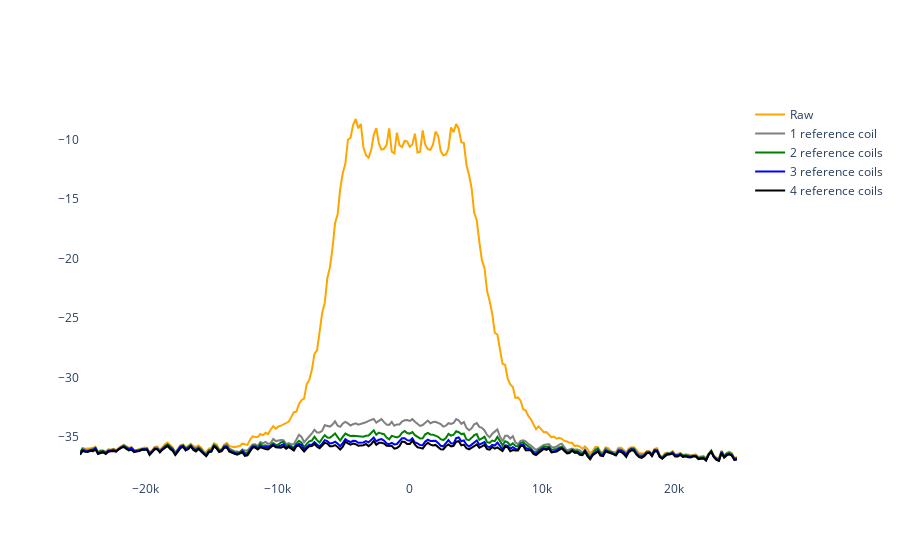

Notebook code for this chart:
### Markdown cell above
## Plot noise density (prescan)

### Code cell
from source.utils import compute_spectrogram
axis_pow, pow_raw = compute_spectrogram(data_raw[8:,:,:], acq_bandwidth)
axis_pow, pow_cor_1 = compute_spectrogram(data_cor_1, acq_bandwidth)
axis_pow, pow_cor_2 = compute_spectrogram(data_cor_2, acq_bandwidth)
axis_pow, pow_cor_3 = compute_spectrogram(data_cor_3, acq_bandwidth)
axis_pow, pow_cor_4 = compute_spectrogram(data_cor_4, acq_bandwidth)

# average noise in 10 kHz bandwidth
sel_passband = np.abs(axis_pow) < 5e3
sel_stopband = np.abs(axis_pow) > 2e4
avg_pow_raw = 10 * np.log10(np.mean(pow_raw[0, sel_passband]))
print("Average raw = {} dB".format(avg_pow_raw))
avg_pow_floor = 10 * np.log10(np.mean(pow_raw[0, sel_stopband]))
print("Average baseline = {} dB".format(avg_pow_floor))
avg_pow_1ch = 10 * np.log10(np.mean(pow_cor_1[0, sel_passband]))
print("Average 1 channel = {} dB".format(avg_pow_1ch))
avg_pow_2ch = 10 * np.log10(np.mean(pow_cor_2[0, sel_passband]))
print("Average 2 channel = {} dB".format(avg_pow_2ch))
avg_pow_3ch = 10 * np.log10(np.mean(pow_cor_3[0, sel_passband]))
print("Average 2 channel = {} dB".format(avg_pow_3ch))
avg_pow_4ch = 10 * np.log10(np.mean(pow_cor_4[0, sel_passband]))
print("Average 2 channel = {} dB".format(avg_pow_4ch))

# Interactive plot
fig = go.Figure()
fig.update_layout(plot_bgcolor="white")
line_style = {'color': 'orange', 'width': 2}
fig.add_trace(go.Scatter(x=axis_pow, y=10 * np.log10(pow_raw[0, :]), line=line_style, name='Raw'))
line_style = {'color': 'gray', 'width': 2}
fig.add_trace(go.Scatter(x=axis_pow, y=10 * np.log10(pow_cor_1[0, :]), line=line_style, name='1 reference coil'))
line_style = {'color': 'green', 'width': 2}
fig.add_trace(go.Scatter(x=axis_pow, y=10 * np.log10(pow_cor_2[0, :]), line=line_style, name='2 reference coils'))
line_style = {'color': 'blue', 'width': 2}
fig.add_trace(go.Scatter(x=axis_pow, y=10 * np.log10(pow_cor_3[0, :]), line=line_style, name='3 reference coils'))
line_style = {'color': 'black', 'width': 2}
fig.add_trace(go.Scatter(x=axis_pow, y=10 * np.log10(pow_cor_4[0, :]), line=line_style, name='4 reference coils'))
fig.show()

### Figure 1 — Plotly figure (JSON) as saved in the notebook; plotly's stock layout.template omitted (floating-point values rounded to 4 significant figures; data arrays with more than 128 entries replaced by an {"elided": "..."} marker saying what was removed)
{"data": [{"line": {"color": "orange", "width": 2}, "name": "Raw", "type": "scatter", "x": {"elided": "256 float values"}, "y": {"elided": "256 float values"}}, {"line": {"color": "gray", "width": 2}, "name": "1 reference coil", "type": "scatter", "x": {"elided": "256 float values"}, "y": {"elided": "256 float values"}}, {"line": {"color": "green", "width": 2}, "name": "2 reference coils", "type": "scatter", "x": {"elided": "256 float values"}, "y": {"elided": "256 float values"}}, {"line": {"color": "blue", "width": 2}, "name": "3 reference coils", "type": "scatter", "x": {"elided": "256 float values"}, "y": {"elided": "256 float values"}}, {"line": {"color": "black", "width": 2}, "name": "4 reference coils", "type": "scatter", "x": {"elided": "256 float values"}, "y": {"elided": "256 float values"}}], "layout": {"plot_bgcolor": "white"}}
